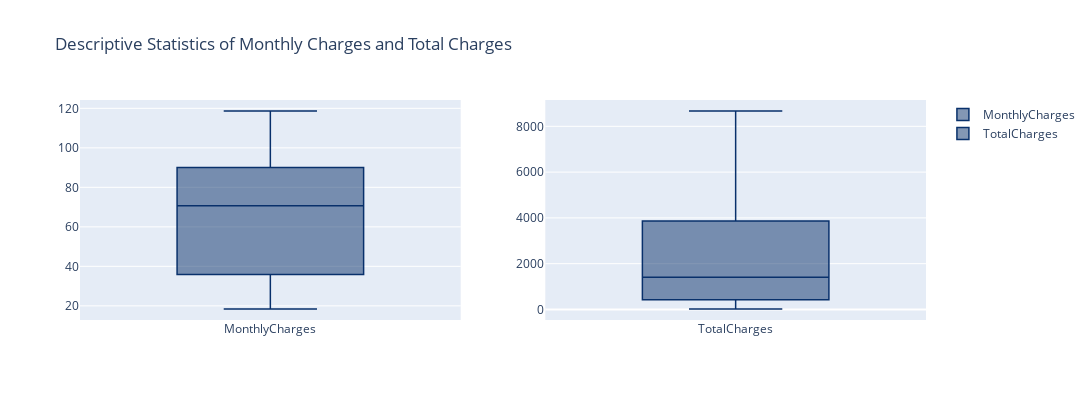

Write notebook code for a chart like this one.
### Markdown cell above
3. What are the distributions and summaries of monthly charges, and total charges for the customer base, and are there any notable outliers in these distributions?

### Code cell
# Create subplot with 1 row and 2 columns
fig = make_subplots(rows=1, cols=2)

# box plot for 'MonthlyCharges'
fig.add_trace(
    go.Box(y=df['MonthlyCharges'], name='MonthlyCharges', marker_color='midnightblue', line_color='rgb(8, 48, 107)', line_width=1.5),
    row=1, col=1)

# box plot for 'TotalCharges'
fig.add_trace(
    go.Box(y=df['TotalCharges'], name='TotalCharges', marker_color='midnightblue', line_color='rgb(8, 48, 107)', line_width=1.5),
    row=1, col=2)

# Update layout
fig.update_layout(height=400, width=1200, title_text="Descriptive Statistics of Monthly Charges and Total Charges")
fig.show()

# Save figure to HTML file
write_html(fig, 'Descriptive_Statistics_Boxplots.html')

### Figure 1 — Plotly figure (JSON) as saved in the notebook; plotly's stock layout.template omitted (floating-point values rounded to 4 significant figures; data arrays with more than 128 entries replaced by an {"elided": "..."} marker saying what was removed)
{"data": [{"line": {"color": "rgb(8, 48, 107)", "width": 1.5}, "marker": {"color": "midnightblue"}, "name": "MonthlyCharges", "type": "box", "xaxis": "x", "y": {"elided": "5025 float values"}, "yaxis": "y"}, {"line": {"color": "rgb(8, 48, 107)", "width": 1.5}, "marker": {"color": "midnightblue"}, "name": "TotalCharges", "type": "box", "xaxis": "x2", "y": {"elided": "5025 float values"}, "yaxis": "y2"}], "layout": {"height": 400, "title": {"text": "Descriptive Statistics of Monthly Charges and Total Charges"}, "width": 1200, "xaxis": {"anchor": "y", "domain": [0, 0.45]}, "xaxis2": {"anchor": "y2", "domain": [0.55, 1]}, "yaxis": {"anchor": "x", "domain": [0, 1]}, "yaxis2": {"anchor": "x2", "domain": [0, 1]}}}
